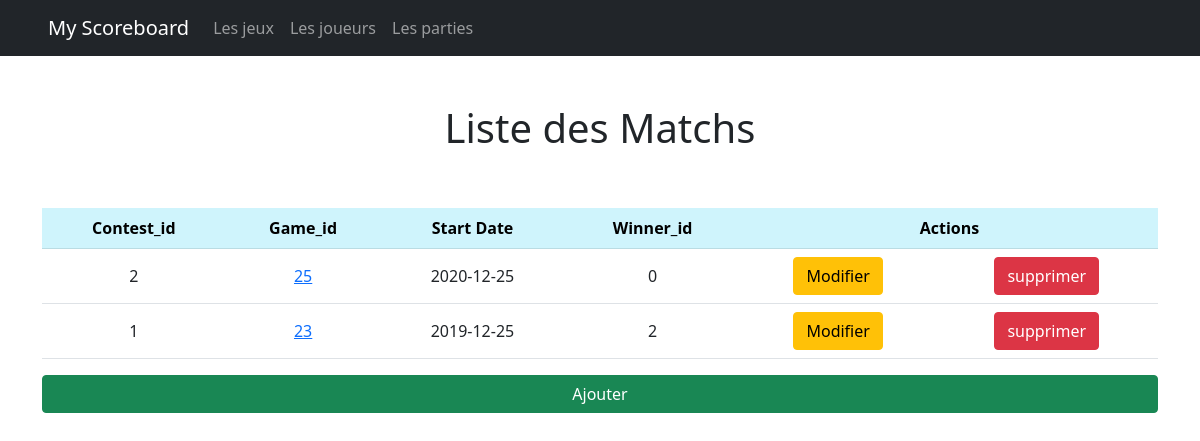
The page /matchs on the database its author committed.
### tables this page shows
CREATE TABLE `contest` (
  `contest_id` int(11) NOT NULL,
  `game_id` int(11) NOT NULL,
  `start_date` date NOT NULL,
  `winner_id` int(11) NOT NULL
);

### controller/matchsController.controller.php (called while the page is built, shortened)
<?php
require "models/matchManager.class.php";
class ContestsController {
    private $_contestManager;
        public function __construct() {
            $this->_contestManager = new ContestManager();
            $this->_contestManager->chargementContests();
        }
        public function afficherListeContests() {
            $contests = $this->_contestManager->getContests();
            require "views/listeDesMatchs.views.php";
        }
    }

### models/matchManager.class.php (called while the page is built, shortened)
<?php
require_once "model.class.php";
require_once "match.class.php";
class ContestManager extends Model {
    private $contests;
    public function ajouterContest($contest){
        $this->contests[] = $contest;
    }
    public function getContests()
    {
        return $this->contests;
    }
    public function chargementContests()
    {
        $req = $this->getBdd()->prepare('SELECT * FROM contest ORDER bY contest_id desc');
        $req->execute();
        $contests = $req->fetchAll(PDO::FETCH_ASSOC);
    }
}

### models/match.class.php (called while the page is built, shortened)
<?php
class contest {
    private $_contest_id;
    private $_game_id;
    private $_start_date;
    private $_winner_id;
    public function __construct($contest_id,$game_id,$start_date,$winner_id)
    {
        $this->_contest_id = $contest_id;
        $this->_game_id = $game_id;
        $this->_start_date = $start_date;
        $this->_winner_id = $winner_id;
    }
    public function getContestId() {
        return $this->_contest_id;
    }
    public function getGameId() {
        return $this->_game_id;
    }
    public function getStartDate() {
        return $this->_start_date;
    }
    public function getWinnerId() {
        return $this->_winner_id;
    }
}

### models/model.class.php (called while the page is built, shortened)
<?php
abstract class Model {
    private static $pdo;
    public static function setBdd() {
        self::$pdo = New PDO('mysql:host=localhost;dbname=wf3_php_final_pamela;charset=utf8mb4','root','');
        self::$pdo->setAttribute(PDO::ATTR_ERRMODE, PDO::ERRMODE_WARNING);
    }
    public function getBdd() {
        return self::$pdo;
    }
}

### views/listeDesMatchs.views.php (the view, shortened to what this page needs)
<h1 class= 'text-center py-5'>Liste des Matchs</h1>
<table class="table text-center">
    <tr class="table-info">
        <th> Contest_id</th>
        <th> Game_id</th>
        <th> Start Date</th>
        <th>Winner_id</th>
        <th colspan="2">Actions</th>
    </tr>
    <?php for($i=0; $i < count($contests); $i++) : ?>
        <tr>
            <td class="align-middle">
              <?= $contests[$i]->getContestId(); ?>
            </td>
            <td class="align-middle">
              <a href="<?= URL ?>matchs/l/<?= $contests[$i]->getContestId(); ?>"><?= $contests[$i]->getGameId(); ?></a>
            </td>
            <td class="align-middle"><?= $contests[$i]->getStartDate(); ?></td>
            <td class="align-middle"><?= $contests[$i]->getWinnerId(); ?></td>
            <td class="align-middle">
              <a href="<?= URL ?>matchs/m/<?= $contests[$i]->getContestId(); ?>" class="btn btn-warning">Modifier</a>
            </td>
            <td class="align-middle">
              <a href="<?= URL?>matchs/s/<?= $contests[$i]->getContestId(); ?>"  onclick="return confirm('Voulez vous vraiment supprimer ce match ?')" class="btn btn-danger">supprimer</a>
            </td>
        </tr>
    <?php endfor ?>
</table>
<a href="<?= URL ?>matchs/a" class="btn btn-success d-block">Ajouter</a>
<?php
require "layout.php";

### rows shown on the page
contest: contest_id "2", game "25", start_date "2020-12-25", winner "0"
contest: contest_id "1", game "23", start_date "2019-12-25", winner "2"
